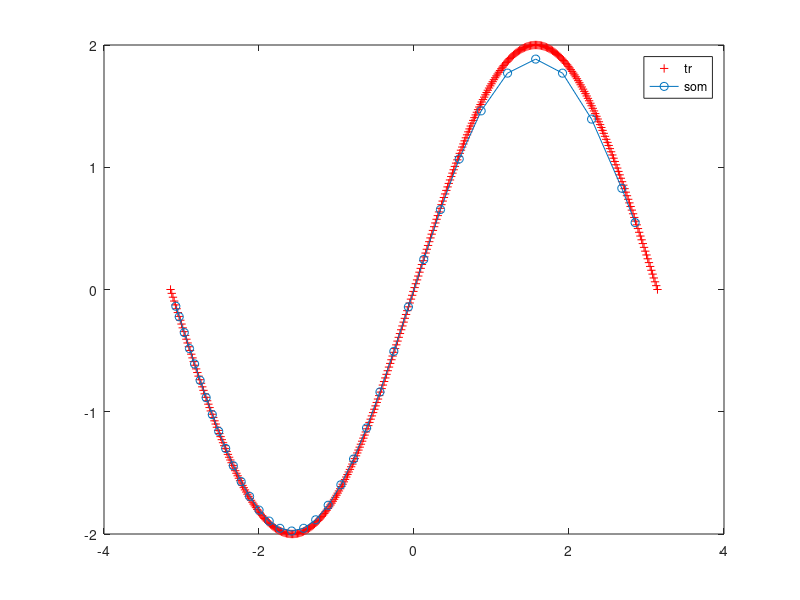

The MATLAB source for this figure:
clc;
clear;

x = linspace(-pi,pi,400); 
trainX = [x; 2*sin(x)]; 

% SOM
weights = zeros(2,36);
sigma0 = sqrt(36^2+1)/2;
for epoch = 1:600
    lr = 0.1*exp(-epoch/600);
    sigma = sigma0*exp(-epoch/(600/log(sigma0)));
    for i = 1:size(trainX,2)
        dis = sum((trainX(:,i) - weights).^2,1);
        [~,winner] = min(dis,[],2);
        d = abs([1:36]-winner);
        h = exp(-d.^2/(2*sigma^2));
        weights = weights + lr*h.*(trainX(:,i) - weights);
    end
end

%plot
plot(trainX(1,:),trainX(2,:),'+r',weights(1,:),weights(2,:),'o-');
legend('tr','som');
